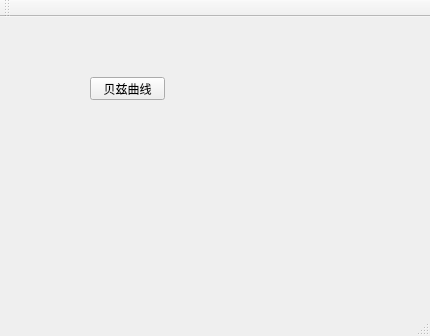
<?xml version="1.0" encoding="UTF-8"?>
<ui version="4.0">
 <class>MainWindow</class>
 <widget class="QMainWindow" name="MainWindow">
  <property name="geometry">
   <rect>
    <x>0</x>
    <y>0</y>
    <width>430</width>
    <height>336</height>
   </rect>
  </property>
  <property name="windowTitle">
   <string>MainWindow</string>
  </property>
  <widget class="QWidget" name="centralWidget">
   <widget class="QPushButton" name="pushButton">
    <property name="geometry">
     <rect>
      <x>90</x>
      <y>60</y>
      <width>75</width>
      <height>23</height>
     </rect>
    </property>
    <property name="text">
     <string>贝兹曲线</string>
    </property>
   </widget>
  </widget>
  <widget class="QMenuBar" name="menuBar">
   <property name="geometry">
    <rect>
     <x>0</x>
     <y>0</y>
     <width>430</width>
     <height>23</height>
    </rect>
   </property>
  </widget>
  <widget class="QToolBar" name="mainToolBar">
   <attribute name="toolBarArea">
    <enum>TopToolBarArea</enum>
   </attribute>
   <attribute name="toolBarBreak">
    <bool>false</bool>
   </attribute>
  </widget>
  <widget class="QStatusBar" name="statusBar"/>
 </widget>
 <layoutdefault spacing="6" margin="11"/>
 <resources/>
 <connections/>
</ui>
